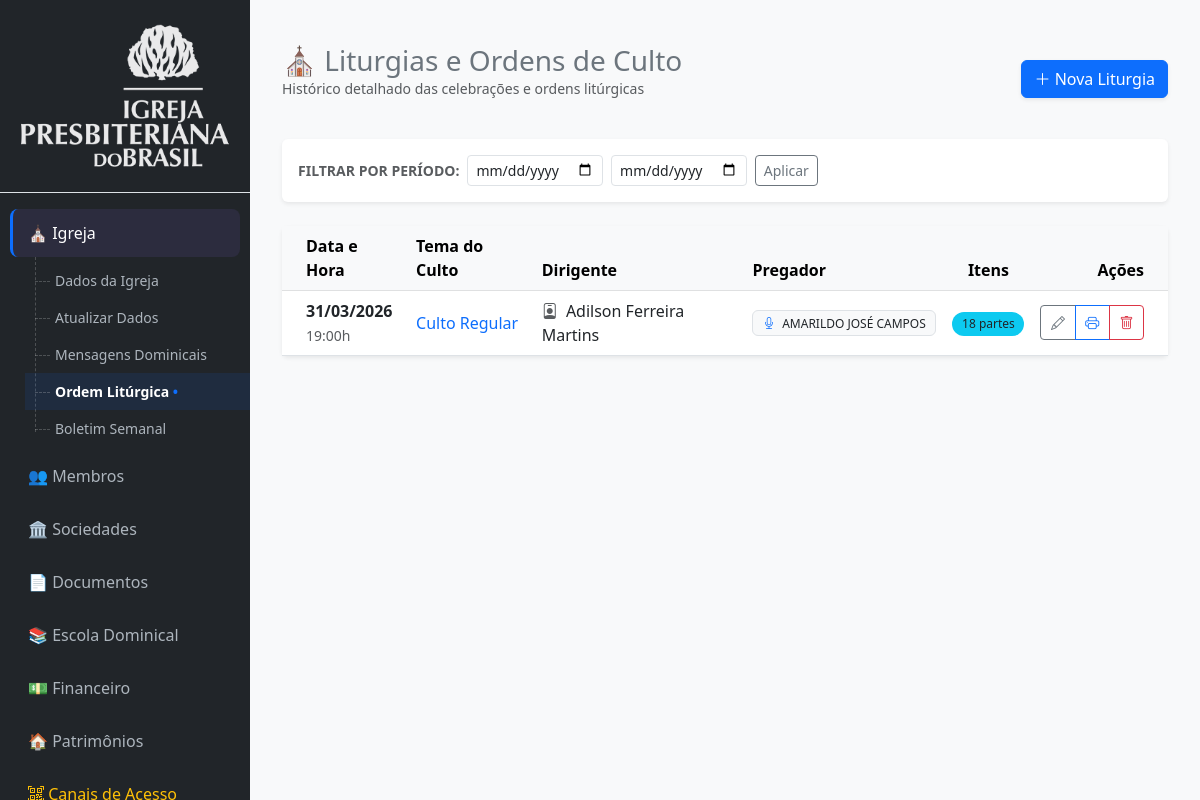
The page /liturgia (signed in) on the database its author committed.
### tables this page shows
CREATE TABLE `igrejas_liturgias` (
  `igreja_liturgia_id` int(11) NOT NULL,
  `igreja_liturgia_igreja_id` int(11) NOT NULL,
  `igreja_liturgia_data` datetime NOT NULL,
  `igreja_liturgia_tema` varchar(255) DEFAULT NULL COMMENT 'Ex: Culto de Doutrina, Celebração',
  `igreja_liturgia_pregador_id` int(11) DEFAULT NULL,
  `igreja_liturgia_pregador_nome` varchar(255) DEFAULT NULL,
  `igreja_liturgia_dirigente_id` int(11) DEFAULT NULL,
  `igreja_liturgia_dirigente_nome` varchar(255) DEFAULT NULL,
  `igreja_liturgia_status` enum('rascunho','publicado') DEFAULT 'publicado',
  `igreja_liturgia_data_criacao` timestamp NULL DEFAULT current_timestamp()
);

CREATE TABLE `membros` (
  `membro_id` int(11) NOT NULL,
  `membro_igreja_id` int(11) DEFAULT NULL,
  `membro_registro_interno` varchar(20) DEFAULT NULL,
  `membro_nome` varchar(150) DEFAULT NULL,
  `membro_data_nascimento` date DEFAULT NULL,
  `membro_genero` varchar(20) DEFAULT NULL,
  `membro_estado_civil` varchar(50) DEFAULT NULL,
  `membro_email` varchar(150) DEFAULT NULL,
  `membro_senha` varchar(255) DEFAULT NULL,
  `membro_telefone` varchar(20) DEFAULT NULL,
  `membro_data_batismo` date DEFAULT NULL,
  `membro_status` varchar(20) DEFAULT NULL,
  `membro_data_criacao` datetime DEFAULT NULL
);

### app/Controllers/LiturgiaController.php (called while the page is built, shortened)
<?php
class LiturgiaController extends Controller
{
    private $model;
    public function __construct()
    {
        $this->model = new Liturgia();
    }
    public function index()
    {
        $igrejaId = $_SESSION['usuario_igreja_id'];
        $liturgias = $this->model->getAllByIgreja($igrejaId);
        $this->view('liturgias/index', [
            'liturgias' => $liturgias
        ]);
    }
}

### app/Core/Router.php (called while the page is built, shortened)
<?php
require_once __DIR__ . '/Autoload.php';
class Router
{
    public function run()
    {
        $url = $this->getUrl();
		$method = $url[1] ?? 'index';
        $params = array_slice($url, 2);
        $controller = new $controllerClass();
        call_user_func_array([$controller, $method], $params);
    }
    private function getUrl()
    {
        if (!empty($_GET['url'])) {
            $url = rtrim($_GET['url'], '/');
            $url = filter_var($url, FILTER_SANITIZE_URL);
            return explode('/', $url);
        }
        return [];
    }
}

### public/index.php (called while the page is built, shortened)
<?php
$config = require '../config/app.php';
require_once '../app/Core/Router.php';
$router = new Router();
$router->run();

### config/app.php (called while the page is built)
<?php
return [
    'base_path' => '/',
    'base_url' => 'http://ekklesia.local/'
];

### app/Helpers/url.php (called while the page is built, shortened)
<?php
function base_path()
{
    static $base = null;
    if ($base === null) {
        $config = require __DIR__ . '/../../config/app.php';
        $base = rtrim($config['base_path'], '/');
    }
    return $base;
}
function url($path = '')
{
    return base_path() . '/' . ltrim($path, '/');
}

### app/Core/Autoload.php (called while the page is built, shortened)
<?php
spl_autoload_register(function ($class) {
    $prefix = 'App\\';
    $base_dir = __DIR__ . '/../';
    $len = strlen($prefix);
    $relative_class = substr($class, $len);
    $file = $base_dir . str_replace('\\', '/', $relative_class) . '.php';
});
require_once __DIR__ . '/../Helpers/url.php';

### config/database.php (called while the page is built)
<?php
return [
    'host'   => '127.0.0.1',
    'port'   => '3306',
    'dbname' => 'EKKLESIA',
    'user'   => 'root',
    'pass'   => 'NovaSenhaForteAqui',
];

### app/Core/Database.php (called while the page is built, shortened)
<?php
class Database
{
    private static ?PDO $instance = null;
    public static function getInstance(): PDO
    {
        if (self::$instance === null) {
            $config = require __DIR__ . '/../../config/database.php';
            $dsn = "mysql:host={$config['host']};port={$config['port']};dbname={$config['dbname']};charset=utf8mb4";
            try {
                self::$instance = new PDO(
                    $dsn,
                    $config['user'],
                    $config['pass'],
                    [
                        PDO::ATTR_ERRMODE => PDO::ERRMODE_EXCEPTION,
                        PDO::ATTR_DEFAULT_FETCH_MODE => PDO::FETCH_ASSOC,
                        PDO::ATTR_EMULATE_PREPARES => false,
                        PDO::MYSQL_ATTR_INIT_COMMAND => "SET time_zone = '-03:00'"
                    ]
                );
            } catch (PDOException $e) {
                die("Erro ao conectar no banco: " . $e->getMessage());
            }
        }
        return self::$instance;
    }
}

### app/Models/Liturgia.php (called while the page is built, shortened)
<?php
class Liturgia
{
    private $db;
    public function __construct()
    {
        $this->db = Database::getInstance();
    }
    public function getAllByIgreja($igrejaId)
    {
        $sql = "SELECT l.*,
                m_pregador.membro_nome as nome_membro_pregador,
                m_dirigente.membro_nome as nome_membro_dirigente,
                (SELECT COUNT(*) FROM igrejas_liturgias_itens WHERE liturgia_item_liturgia_id = l.igreja_liturgia_id) as total_itens
                FROM igrejas_liturgias l
                LEFT JOIN membros m_pregador ON l.igreja_liturgia_pregador_id = m_pregador.membro_id
                LEFT JOIN membros m_dirigente ON l.igreja_liturgia_dirigente_id = m_dirigente.membro_id
                WHERE l.igreja_liturgia_igreja_id = ?
                ORDER BY l.igreja_liturgia_data DESC";
        $st = $this->db->prepare($sql);
        $st->execute([$igrejaId]);
        return $st->fetchAll(PDO::FETCH_ASSOC);
    }
}

### app/Views/paginas/liturgias/index.php (the view, shortened to what this page needs)
<div class="container-fluid py-4">
    <div class="d-flex justify-content-between align-items-center mb-4">
        <div>
            <h3 class="text-secondary mb-0">⛪ Liturgias e Ordens de Culto</h3>
            <p class="text-muted small">Histórico detalhado das celebrações e ordens litúrgicas</p>
        </div>
        <a href="<?= url('liturgia/novo') ?>" class="btn btn-primary shadow-sm">
            <i class="bi bi-plus-lg"></i> Nova Liturgia
        </a>
    </div>
    <div class="row mb-4">
        <div class="col-md-12">
            <div class="card border-0 shadow-sm">
                <div class="card-body py-3">
                    <form class="row g-2 align-items-center" method="GET" action="<?= url('liturgia/index') ?>">
                        <div class="col-auto">
                            <label class="small fw-bold text-muted text-uppercase">Filtrar por período:</label>
                        </div>
                        <div class="col-md-2">
                            <input type="date" class="form-control form-control-sm" name="inicio" value="<?= $_GET['inicio'] ?? '' ?>">
                        </div>
                        <div class="col-md-2">
                            <input type="date" class="form-control form-control-sm" name="fim" value="<?= $_GET['fim'] ?? '' ?>">
                        </div>
                        <div class="col-auto">
                            <button type="submit" class="btn btn-sm btn-outline-secondary">Aplicar</button>
                        </div>
                    </form>
                </div>
            </div>
        </div>
    </div>
    <div class="card border-0 shadow-sm">
        <div class="card-body p-0">
            <div class="table-responsive">
                <table class="table table-hover align-middle mb-0">
                    <thead class="table-light">
                        <tr>
                            <th class="ps-4">Data e Hora</th>
                            <th>Tema do Culto</th>
                            <th>Dirigente</th>
                            <th>Pregador</th>
                            <th class="text-center">Itens</th>
                            <th class="text-end pe-4">Ações</th>
                        </tr>
                    </thead>
                    <tbody>
                        <?php if (!empty($liturgias)): foreach ($liturgias as $l): ?>
                            <tr>
                                <td class="ps-4">
                                    <span class="fw-bold d-block"><?= date('d/m/Y', strtotime($l['igreja_liturgia_data'])) ?></span>
                                    <small class="text-muted"><?= date('H:i', strtotime($l['igreja_liturgia_data'])) ?>h</small>
                                </td>
                                <td>
                                    <span class="text-primary fw-medium">
                                        <?= !empty($l['igreja_liturgia_tema']) ? htmlspecialchars($l['igreja_liturgia_tema']) : 'Culto Regular' ?>
                                    </span>
                                </td>
                                <td>
                                    <i class="bi bi-person-badge me-1 text-muted"></i>
                                    <?php
                                        echo !empty($l['igreja_liturgia_dirigente_id'])
                                            ? htmlspecialchars($l['nome_membro_dirigente'])
                                            : htmlspecialchars($l['igreja_liturgia_dirigente_nome']);
                                    ?>
                                </td>
                                <td>
                                    <span class="badge bg-light text-dark border fw-normal">
                                        <i class="bi bi-mic me-1 text-primary"></i>
                                        <?php
                                            echo !empty($l['igreja_liturgia_pregador_id'])
                                                ? htmlspecialchars($l['nome_membro_pregador'])
                                                : htmlspecialchars($l['igreja_liturgia_pregador_nome']);
                                        ?>
                                    </span>
                                </td>
                                <td class="text-center">
                                    <span class="badge rounded-pill bg-info text-dark" title="Total de itens na liturgia">
                                        <?= $l['total_itens'] ?? '0' ?> partes
                                    </span>
                                </td>
                                <td class="text-end pe-4">
                                    <div class="btn-group">
                                        <a href="<?= url('liturgia/editar/' . $l['igreja_liturgia_id']) ?>"
                                           class="btn btn-sm btn-outline-secondary" title="Editar Liturgia">
                                            <i class="bi bi-pencil"></i>
                                        </a>
                                        <a href="<?= url('liturgia/imprimir/' . $l['igreja_liturgia_id']) ?>"
                                           target="_blank" class="btn btn-sm btn-outline-primary" title="Imprimir/Visualizar">
                                            <i class="bi bi-printer"></i>
                                        </a>
                                        <button type="button"
                                                class="btn btn-sm btn-outline-danger"
                                                onclick="confirmarExclusao('<?= url('liturgia/excluir/' . $l['igreja_liturgia_id']) ?>')"
                                                title="Excluir">
                                            <i class="bi bi-trash"></i>
                                        </button>
                                    </div>
                                </td>
                            </tr>
                        <?php endforeach; endif; ?>
                    </tbody>
                </table>
            </div>
        </div>
    </div>
</div>

### app/Views/paginas/liturgias/index.php (style rules this page uses)
.badge { font-weight: 500; padding: 0.5em 0.8em; }
.btn-group .btn { padding: 0.4rem 0.6rem; }

### rows shown on the page
igrejas_liturgias: igreja_liturgia_data "31/03/2026", igreja_liturgia_data "19:00", igreja_liturgia_tema "Culto Regular", membros.membro_nome "Adilson Ferreira Martins", membros.membro_nome "AMARILDO JOSÉ CAMPOS", total_itens "18"
